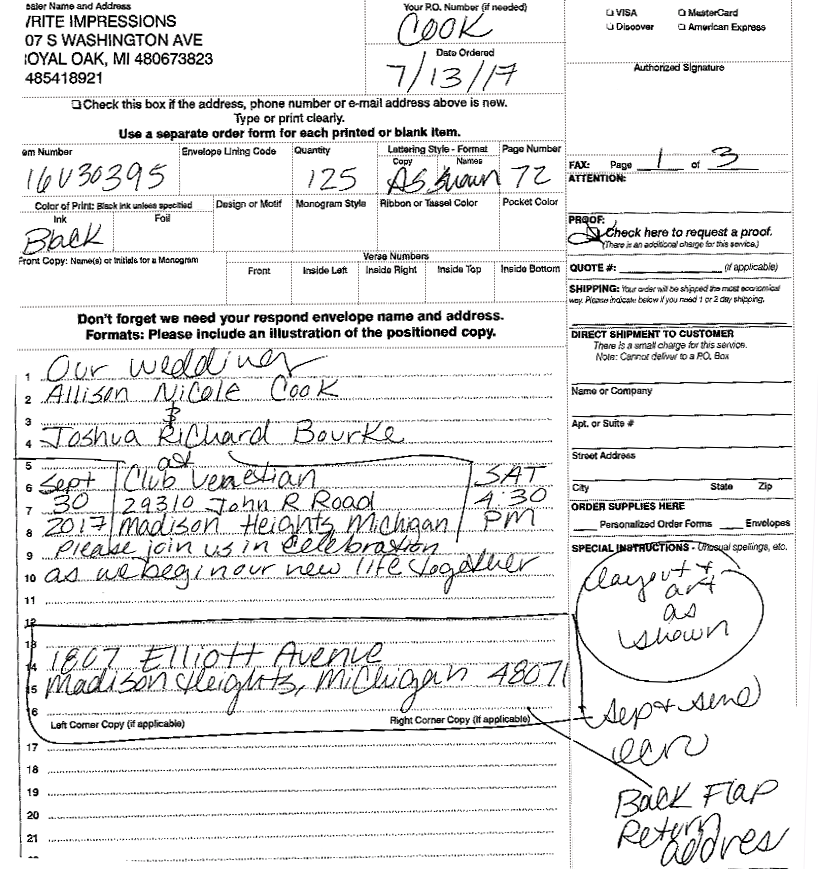
#> input picture resources/fax1/fax1.png, 818 x 869 px
$ jupyter execute textdetect_fix.ipynb   (older library calls are emulated)
#> lines starting #> are read from the running program, lines starting #| are printed output that depends on the picture; after the words box and inside, x2 and y2 are one past the last pixel; in counts of white or black regions, pixels touching at a corner belong together
[cell 1]
import sys
import os
import cv2
import numpy as np
import shutil
from IPython.display import Image as img_display

[cell 2]
pathname='./resources' #os.path.dirname(sys.argv[0])
file=os.path.join(pathname,'fax1',"fax1.png") # deep1.png

[cell 3]
def apply_blur(img,ksize=(3,3),sigmaX=0,sigmaY=0,borderType=cv2.BORDER_DEFAULT):
    """
    Args:
        img:       input image matrix
        ksize:     Gaussian kernel size. ksize.width and ksize.height can differ but they both must be positive and odd.
                   Or, they can be zero's and then they are computed from sigma.
        sigmaX:    Gaussian kernel standard deviation in X direction
        sigmaY:    Gaussian kernel standard deviation in Y direction;
                   if sigmaY is zero, it is set to be equal to sigmaX, if both sigmas are zeros, they are computed from ksize.
                   width and ksize.height, respectively (see cv::getGaussianKernel for details); to fully control the result
                   regardless of possible future modifications of all this semantics, it is recommended to specify all of ksize,
                   sigmaX, and sigmaY.
        borderType:pixel extrapolation method, see cv::BorderTypes
    """
    localpath=os.path.join(pathname,"blur.png")
    img=cv2.GaussianBlur(img,ksize,sigmaX,sigmaY,borderType) # cv2.GaussianBlur(img,(3,3),0)
    cv2.imwrite(localpath,img)
    return (img,localpath)

[cell 4]
# [5 lines left out: function invert_color, not called in this run]

[cell 5]
def clean_noise(img,ksize=(1,1),iterations=1):
    """
    Args:
        ksize: kernel size
        iterations:
    """
    localpath=os.path.join(pathname,"removed_noise.png")
    kernel = np.ones(ksize,np.uint8)
    img=cv2.dilate(img,kernel,iterations=iterations)
    img=cv2.erode(img,kernel,iterations=iterations)
    cv2.imwrite(localpath,img)
    return (img,localpath)

[cell 6]
# [8 lines left out: function apply_bightness, not called in this run]

[cell 7]
# [6 lines left out: function apply_threshold, not called in this run]

[cell 8]
def run_mser(img,org_img,delta=5,min_area=60,max_area=14400,max_variation=0.25,
             min_diversity=0.2,max_evolution=200,area_threshold=1.01,min_margin=0.003,edge_blur_size=5):
    """
    delta:          it compares (sizei−size'i−delta')/size'i−delta'
    min_area:       prune the area which smaller than minArea
    max_area:       prune the area which bigger than maxArea
    max_variation:  prune the area have simliar size to its children
    min_diversity:  for color image, trace back to cut off mser with diversity less than min_diversity
    max_evolution:  for color image, the evolution steps
    area_threshold: for color image, the area threshold to cause re-initialize
    min_margin:     for color image, ignore too small margin
    edge_blur_size: for color image, the aperture size for edge blur
    """
    localpath=os.path.join(pathname,"linesImg.png")
    # mser = cv2.MSER_create(1,25,200)
    mser = cv2.MSER_create(delta,min_area,max_area,max_variation)# cv2.MSER_create(1,20,80,1)
    regions,_ = mser.detectRegions(img)
    rects=[cv2.boundingRect(p.reshape(-1,1,2)) for p in regions]
    linesImg=org_img.copy()
    for i,rect in enumerate(rects):
        cv2.rectangle(linesImg,rect[0:2],(rect[0]+rect[2],rect[1]+rect[3]),(0,255,0),1)
    cv2.imwrite(localpath,linesImg)
    return (rects,localpath)

[cell 9]
def draw_black_block(img,rects,f_enable=True,f_length_scale=1,f_shape_scale=7.0):
    """
    f_enable: if True turns on filter
    f_length_scale: the min length on width and height
    f_shape_scale: the max shape
    """
    localpath=os.path.join(pathname,"filled.png")
    for i,rect in enumerate(rects):
        width=rect[2]
        height=rect[3]
        if not f_enable or (width>f_length_scale and height>f_length_scale and (width/height<f_shape_scale) and (height/width<f_shape_scale)):
            #print(str(width)+" "+str(height))
            #cv2.rectangle(gray,(0,0),(10,20),(0,255,0),2)
            offset=0
            (top,left)=(rect[0]-offset,rect[1]-offset)
            cv2.rectangle(img,(top,left),(rect[0]+rect[2]+2*offset,rect[1]+rect[3]+2*offset),(0,0,0),-1)

    cv2.imwrite(localpath,img)
    return (img,localpath)

[cell 10]
def detect_chars(img,org_img,f_enable=True,f_length_scale=1.0,f_shape_scale=6,f_area=100):
    localpath=os.path.join(pathname,"result.png")
    # detect black blocks
    bgr=cv2.cvtColor(img,cv2.COLOR_GRAY2RGB)
    img=cv2.cvtColor(bgr, cv2.COLOR_BGR2HSV)
    # colours=['yellow','orange','red','green','black','white']
    # lowers=[[30,255,255],[15,255,255],[6,255,255],[0,0,0],[0, 0, 205]]
    # uppers=[[20,100,100],[5,100,100],[0,100,100],[180, 10, 50],[180, 10, 255]]

    lower=np.array([0, 0, 0],np.uint8)
    upper=np.array([180, 10, 50],np.uint8)
    separated=cv2.inRange(img,lower,upper)

    #this bit draws a red rectangle around the detected region
    im2,contours,hierarchy=cv2.findContours(separated,cv2.RETR_LIST,cv2.CHAIN_APPROX_SIMPLE)
    max_area = 0
    largest_contour = None
    outImg=org_img.copy()
    # the total number of corp chars
    total_corps=0
    # the number of corp single chars
    single_corps=0
    # the output path of corp chars
    corp_chars_path=os.path.join(pathname,"corp_chars_fix")
    # the output path of single chars
    single_path=os.path.join(corp_chars_path,"singles")
    # the scalar of single char
    single_scalar=1.8
    if not os.path.exists(corp_chars_path):
        os.makedirs(corp_chars_path)
    else:
        shutil.rmtree(corp_chars_path)
    if not os.path.exists(single_path):
        os.makedirs(single_path)
    else:
        shutil.rmtree(single_path)

    for idx, contour in enumerate(contours):
        area = cv2.contourArea(contour)
        # if area > max_area:
        max_area = area
        largest_contour=contour
        if largest_contour is not None:
            moment = cv2.moments(largest_contour)
            rect = cv2.boundingRect(largest_contour)
            (height,width)=(rect[2],rect[3])
            area=cv2.contourArea(largest_contour)
            if not f_enable or (height>f_length_scale and width>f_length_scale and ((width/height)<f_shape_scale) and ((height/width)<f_shape_scale) and area>f_area):
                # print(cv2.contourArea(largest_contour))
                total_corps+=1
                x,y,w,h = rect
                offset=0
                cropped = outImg[y:y+h,x:x+w]
                outfile=""
                if (width/height>=1.0 and width/height<=single_scalar) or (height/width>=1.0 and height/width<=single_scalar):
                    single_corps+=1
                    outfile=os.path.join(single_path, "{0}_{1}_{2}_{3}_{4}.png".format(idx,x,y,w,h))
                else:
                    outfile=os.path.join(corp_chars_path, "{0}_{1}_{2}_{3}_{4}.png".format(idx,x,y,w,h))
                cv2.imwrite(outfile,cropped)
                cv2.rectangle(org_img,(x-offset,y-offset),(x+w+2*offset,y+h+2*offset),(0,255,0),1)

    print("total {0} chars, {1} single chars, output rate {2:0.3f}%".format(total_corps,single_corps,single_corps/total_corps*100))
    cv2.imwrite(localpath,org_img)
    return localpath

[cell 11]
img = cv2.imread(file)
#> img is the input picture: shape (869, 818, 3); mean B, G, R 232.6, 232.6, 232.6
gray= cv2.imread(file,0)
# display in IPython
img_display(filename=file)

[cell 12]
# apply blur
ksize=(3,3)
sigmaX=0
sigmaY=0
gray, filename=apply_blur(gray,ksize,sigmaX,sigmaY)
#> filename = './resources/blur.png'
img_display(filename=filename)

[cell 13]
# invert color
# gray,filename=invert_color(gray)
# img_display(filename=filename)

[cell 14]
# Apply dilation and erosion to remove some noise
ksize=(1,1)
iteration=1
gray,filename=clean_noise(gray,ksize,iteration)
#> filename = './resources/removed_noise.png'
img_display(filename=filename)

[cell 15]
# bightness
# gray,filename=apply_bightness(gray)
# img_display(filename=filename)

[cell 16]
# Apply threshold to get image with only black and white
#gray,filename = apply_threshold(gray)
#img_display(filename=filename)

[cell 17]
# MSER to detect regions
delta=1         # 5
min_area=10     # 60
max_area=30     # 14400
max_variation=0.1 # 0.25
rects,filename=run_mser(gray,img,delta,min_area,max_area,max_variation)
#> in run_mser, `regions,_ = mser.detectRegions(img)`: regions = 9636 items
#> in run_mser, `rects=[cv2.boundingRect(p.reshape(-1,1,2)) for p in regions]`: rects = 9636 items, first 6: (20, 458, 15, 2), (20, 458, 15, 2), (19, 458, 16, 2), (19, 458, 16, 2), (19, 458, 16, 2), (19, 458, 17, 2)
#> the loop in run_mser, `for i,rect in enumerate(rects):` made 9636 passes
#> after the loop in run_mser, `for i,rect in enumerate(rects):`:
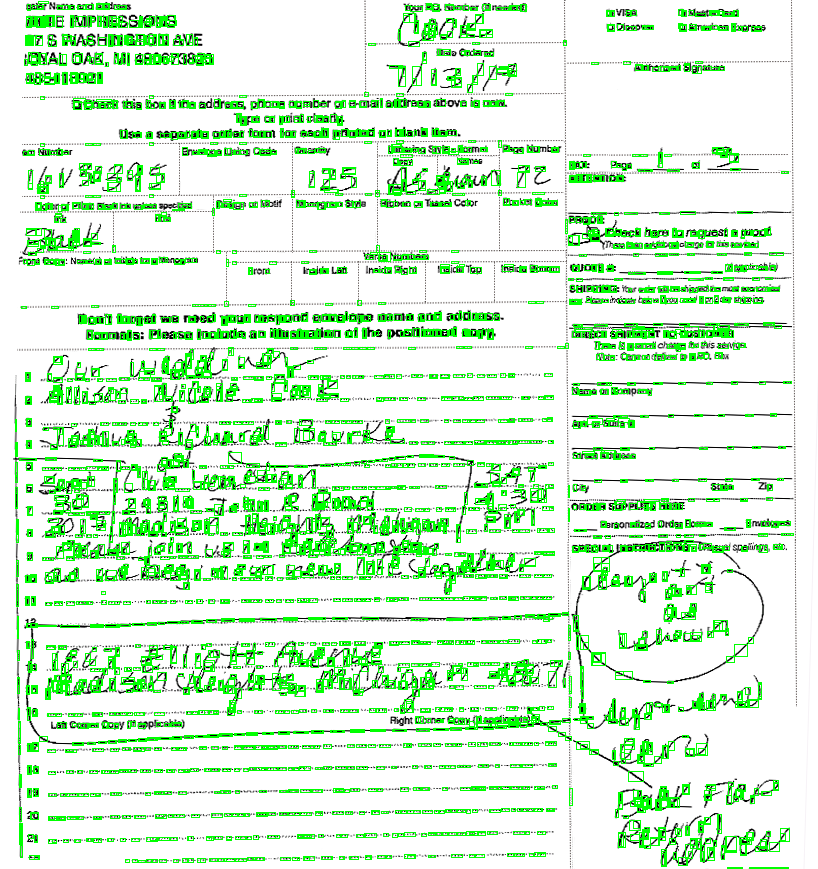
#> linesImg: shape (869, 818, 3); 11.99% of pixels changed, all inside (x1, y1, x2, y2) = (15, 1, 794, 869)
#> filename = './resources/linesImg.png'
img_display(filename=filename)

[cell 18]
# draw rectangles
f_enable=False
f_length_scale=1
f_shape_scale=7.0
gray,filename=draw_black_block(gray,rects,f_enable,f_length_scale,f_shape_scale)
#> the loop in draw_black_block, `for i,rect in enumerate(rects):` made 9636 passes
#> (rect, width, height, top, left) on passes 1 to 8: ((20, 458, 15, 2), 15, 2, 20, 458), ((20, 458, 15, 2), 15, 2, 20, 458), ((19, 458, 16, 2), 16, 2, 19, 458), ((19, 458, 16, 2), 16, 2, 19, 458), ((19, 458, 16, 2), 16, 2, 19, 458), ((19, 458, 17, 2), 17, 2, 19, 458), ((15, 443, 1, 13), 1, 13, 15, 443), ((15, 442, 2, 14), 2, 14, 15, 442)
#> after the loop in draw_black_block, `for i,rect in enumerate(rects):`:
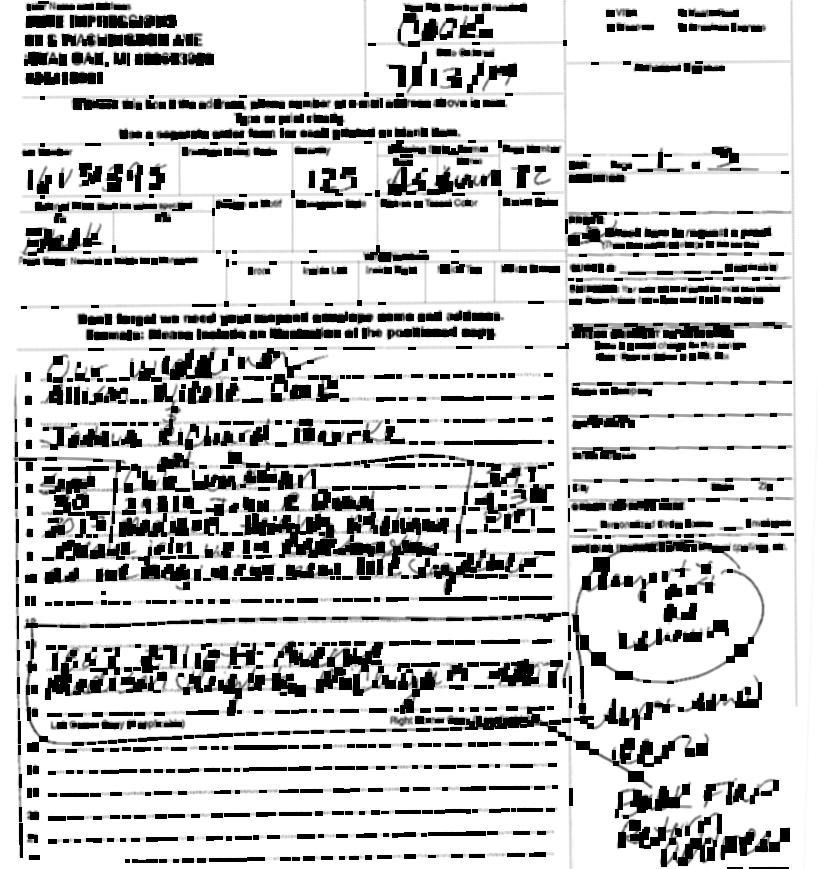
#> img: shape (869, 818); min 0, max 255, mean 202
#> filename = './resources/filled.png'
img_display(filename=filename)

[cell 19]
# detect black blocks
f_enable=False
f_length_scale=1.0
f_shape_scale=6
f_area=100
filename=detect_chars(gray,img,f_enable,f_length_scale,f_shape_scale,f_area)
#> in detect_chars, `separated=cv2.inRange(img,lower,upper)`:
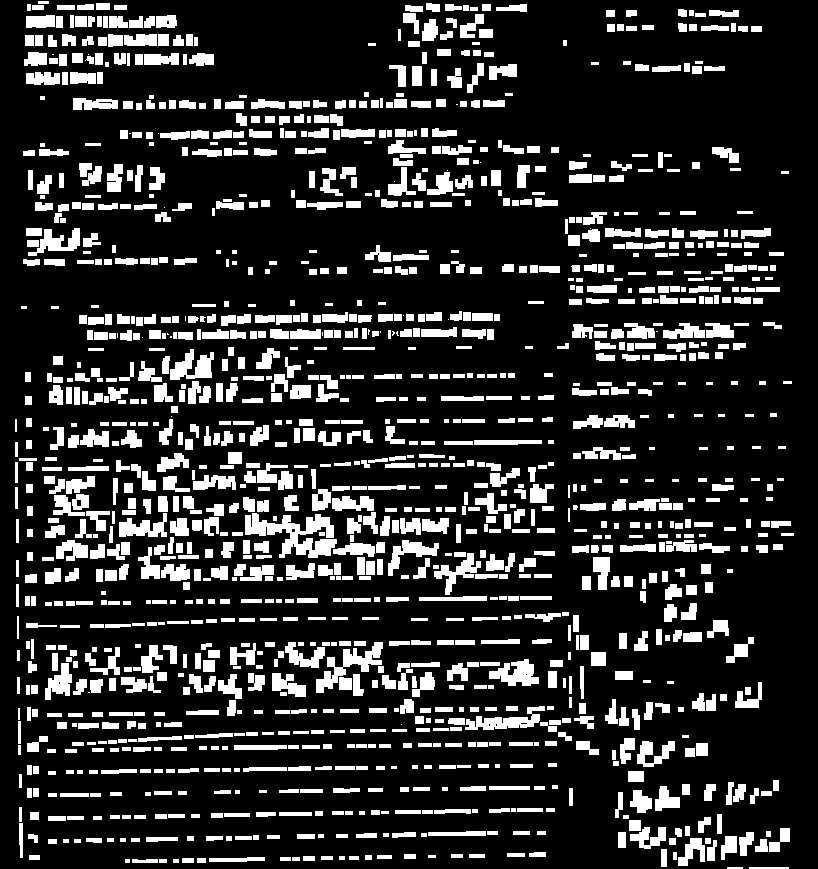
#> separated: shape (869, 818); 17.9% white; 1389 white regions (32 under 20 px)
#> in detect_chars, `im2,contours,hierarchy=cv2.findContours(separated,cv2.RETR_LIST,cv2.CH..`: contours = 1403 contours, 249 with area under 20; largest, box (x1, y1, x2, y2) and area: (245, 513, 337, 558) 1744, (316, 642, 383, 693) 929, (465, 706, 545, 730) 722, (489, 659, 539, 686) 701, (170, 349, 214, 380) 661
#> the loop in detect_chars, `for idx, contour in enumerate(contours):` made 1403 passes
#> (max_area, largest_contour, height, width, x, y, w) on passes 1, 4, 7, 8, 9: (39, [[749, 867], [749, 868], [788, 868], [788, 867]], 40, 2, 749, 867, 40), (21, [[159, 859], [159, 862], [166, 862], [166, 859]], 8, 4, 159, 859, 8), (32, [[197, 858], [197, 862], [205, 862], [205, 858]], 9, 5, 197, 858, 9), (44, [[182, 858], [182, 862], [193, 862], [193, 858]], 12, 5, 182, 858, 12), (21, [[292, 857], [292, 860], [299, 860], [299, 857]], 8, 4, 292, 857, 8)
#> after the loop in detect_chars, `for idx, contour in enumerate(contours):`:
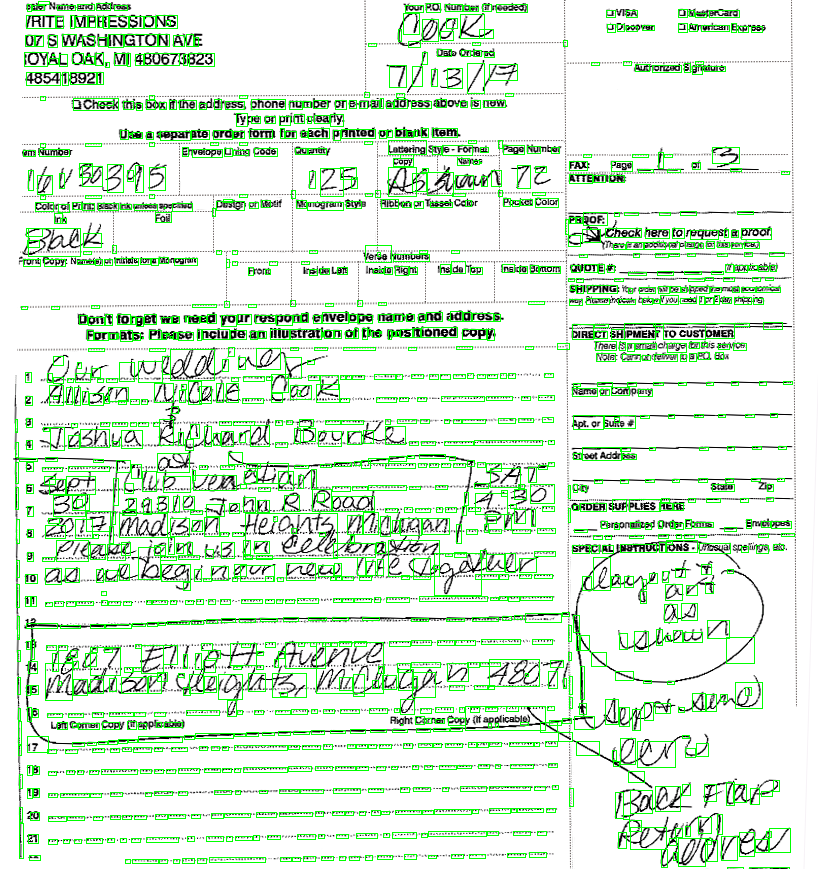
#> org_img: shape (869, 818, 3); mean B, G, R 215.6, 236.4, 215.7
#| total 1403 chars, 659 single chars, output rate 46.971%
